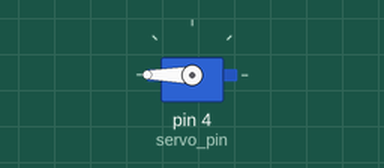
The sketch below on a simulated Arduino Uno, built with avr-gcc and run on an emulated ATmega328P. On the bench: servo.

Above: at 0.05 s.
Timing chart, 0 to 3.0 s (numbered marks = the images above):
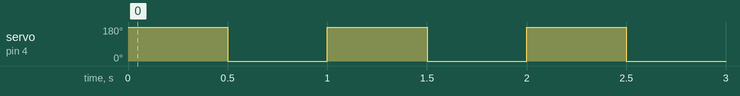

Measured:
- by itself, servo on pin 4 (servo_pin): alternates 180° for 0.50 s and 0° for 0.50 s

The sketch:

Servo_With_Button.ino
```cpp
/*
 * Created by Alexandros Panagiotakopoulos
*/

#include <Servo.h> // original library was based on : https://www.arduino.cc/reference/en/libraries/servo/

Servo servo_1; // servo controller (multiple can exist)

int servo_pin = 4; // PWM pin for servo control
int pos = 0;    // servo starting position

void setup() {
  servo_1.attach(servo_pin); // start servo control
}

void loop() {
  servo_1.write(180);

  delay(500);

  servo_1.write(0); //set the servo in the proper position
  delay(500); //delay 15msec
}
```
